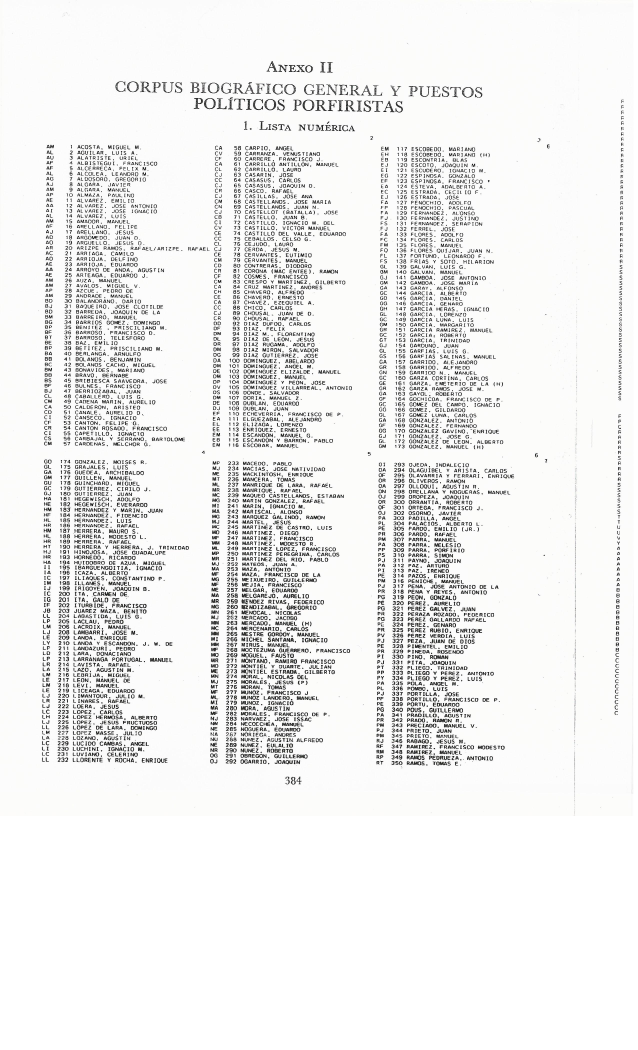
#> input picture images/BaseGuerra0001.jpg, 2550 x 4200 px (shown at 1/4 size)
$ python annuary-ocr.py --input images/BaseGuerra0001.jpg   (Python 2 division)   (older library calls are emulated)
#> lines starting #> are read from the running program, lines starting #| are printed output that depends on the picture; after the words box and inside, x2 and y2 are one past the last pixel; in counts of white or black regions, pixels touching at a corner belong together
#!/usr/bin/python
# -*- coding: utf-8 -*-

import pytesseract
import argparse
import cv2
import numpy as np
import re

# Constants
IMAGE_SCALE = 0.35

ONLY_UPPERCASE_LETTERS = re.compile(u'^[A-Z]*$')
ONLY_NUMBERS           = re.compile(u'^[0-9]*$')
ONLY_UPPERCASE_DOTS    = re.compile(u'^[A-Z. \(\)]*$')

# [10 lines left out: function show_scaled_image, not called in this run]

def binarize_image(image_src):

  gray = cv2.cvtColor(image_src, cv2.COLOR_BGR2GRAY)
  ret, binary = cv2.threshold(gray, 70, 255, cv2.THRESH_BINARY_INV)

  return binary

def find_rows(binary_image, args):

  # Dilate image
  kernel_dilation = np.ones((1, 15), np.uint8)
  image_dilation = cv2.dilate(binary_image, kernel_dilation, iterations=1)

  if args.debug:
    show_scaled_image('rows dilation', image_dilation, IMAGE_SCALE)

  # Close image
  kernel_closing = np.ones((2, 95), np.uint8)
  image_closing = cv2.morphologyEx(image_dilation, cv2.MORPH_CLOSE, kernel_closing)

  if args.debug:
    show_scaled_image('rows closing', image_closing, IMAGE_SCALE)

  # Find contours
  im2, contours, hierarchy = cv2.findContours(image_closing, cv2.RETR_TREE, cv2.CHAIN_APPROX_SIMPLE)

  if args.debug:
    contours_img = draw_contours(binary_image, contours)
    show_scaled_image('contours rows', contours_img, IMAGE_SCALE)

  # Create rows
  rows = []
  for contour in contours:
    row = cv2.boundingRect(contour)

    if (is_valid_row(row)):
      rows.append(row)

  print('Finded ' + str(len(rows)) + ' rows.')

  return rows

def is_valid_row(row):
  w = row[2]
  h = row[3]

  area = w * h
  return (area > 20000) and (h < 60)

# [17 lines left out: functions draw_contours, draw_boxes, not called in this run]

def process_rows(binary_image, rows, args):
  print('Process rows and dump into ' + args.output)

  bad_count = 0

  for i, row in enumerate(rows):
    x, y, w, h = row

    roi = binary_image[y:y+h, x:x+w]

    if args.debug:
      cv2.imwrite('output/row' + str(i) + '.png', roi)

    readed = pytesseract.image_to_string(roi)
    register_str = readed.encode('utf-8')

    try:
      register = parse_register_str(register_str)
      #print register
    except Exception as e:
      #user_input = input()
      print e

      bad_count += 1

  print('Errors in: ' + str(bad_count) + ' registers of: ' + str(len(rows)))

# [34 lines left out: functions parse_register_str, get_register_id, not called in this run]

def process_image(args):
  print('Processing file ' + args.input + '...')

  # Read image source
  print('Readed image source.')
  image_src = cv2.imread(args.input)
  if args.debug:
    show_scaled_image('source', image_src, IMAGE_SCALE)

  # Get binary image
  binary_image = binarize_image(image_src)
  if args.debug:
    show_scaled_image('binary', binary_image, IMAGE_SCALE)

  # Get rows
  rows = find_rows(binary_image, args)
  if args.debug:
    boxes_img = draw_boxes(binary_image, rows, (0, 255, 0))
    show_scaled_image('rows', boxes_img, IMAGE_SCALE)

  # Process rows
  process_rows(binary_image, rows, args)

# Main script
def main():

  # Config parser
  parser = argparse.ArgumentParser(description='Digitalization of Annuary-part from Francois-Xavier Guerra database.')
  parser.add_argument('-i', '--input', help='Input image file', required=True)
  parser.add_argument('-o', '--output', help='Output text file', default='output.txt')
  parser.add_argument('-d', '--debug', help='Debug parameter', action='store_true')

  args = parser.parse_args()
  process_image(args)
#> in process_image, image_src is the input picture: shape (4200, 2550, 3); mean B, G, R 237.8, 238.2, 238.2
#> in binarize_image, `ret, binary = cv2.threshold(gray, 70, 255, cv2.THRESH_BINARY_INV)`:
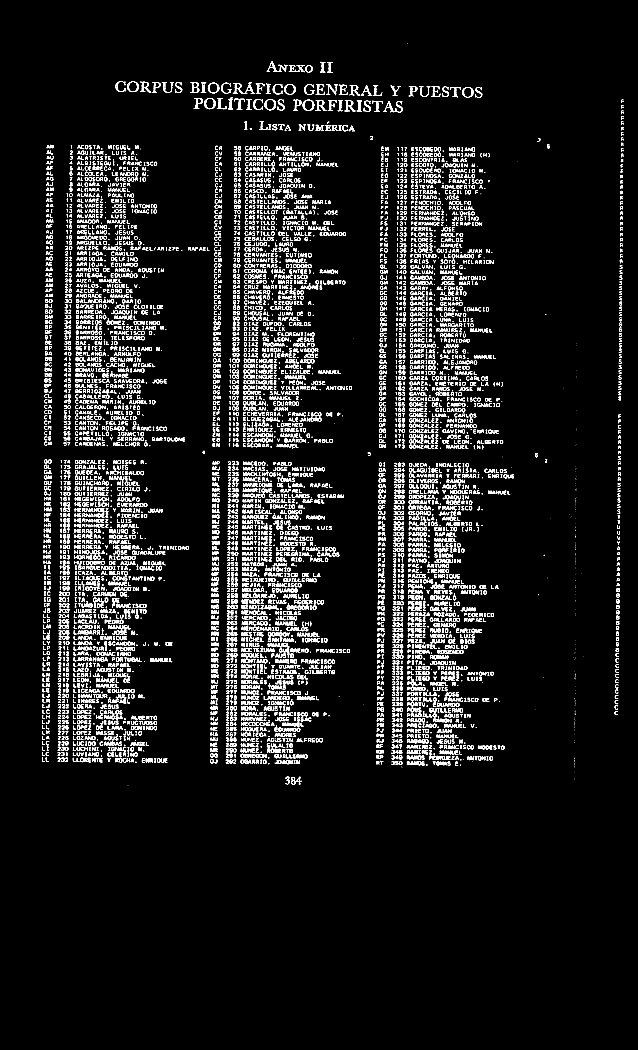
#> binary: shape (4200, 2550) (shown at 1/4 size); 5.1% white in thin lines or dots, all inside (x1, y1, x2, y2) = (168, 173, 2494, 3144)
#> in find_rows, `image_dilation = cv2.dilate(binary_image, kernel_dilation, iterations=1)`:
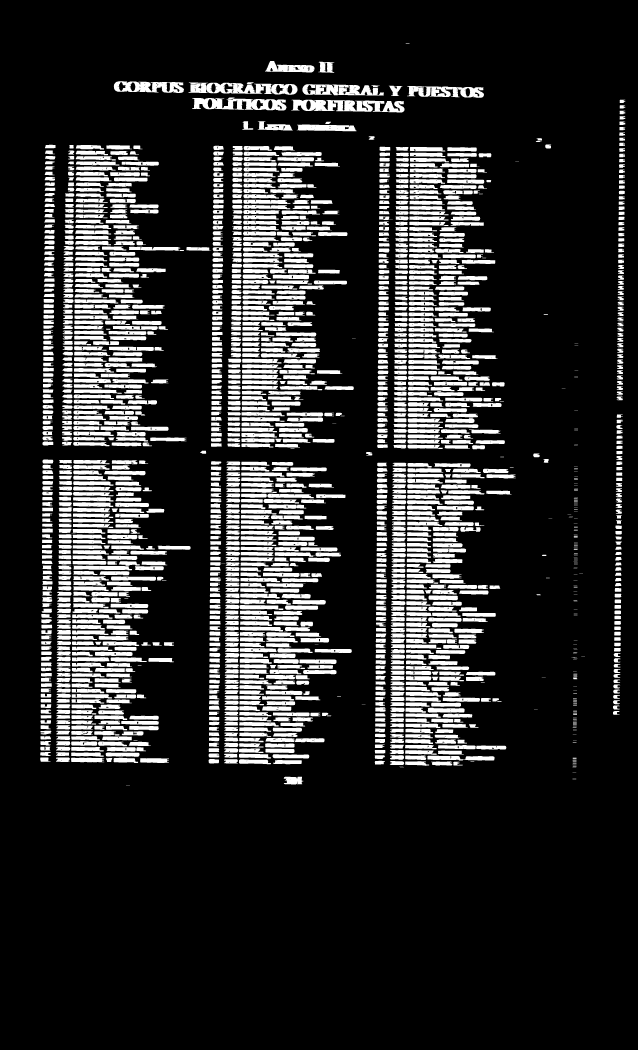
#> image_dilation: shape (4200, 2550) (shown at 1/4 size); 16.7% white; 1937 white regions (159 under 20 px), largest, box (x1, y1, x2, y2) and area: (1165, 399, 1618, 450) 15081, (754, 330, 1190, 379) 12972, (768, 390, 1146, 442) 11925
#> in find_rows, `image_closing = cv2.morphologyEx(image_dilation, cv2.MORPH_CLOSE, kern..`:
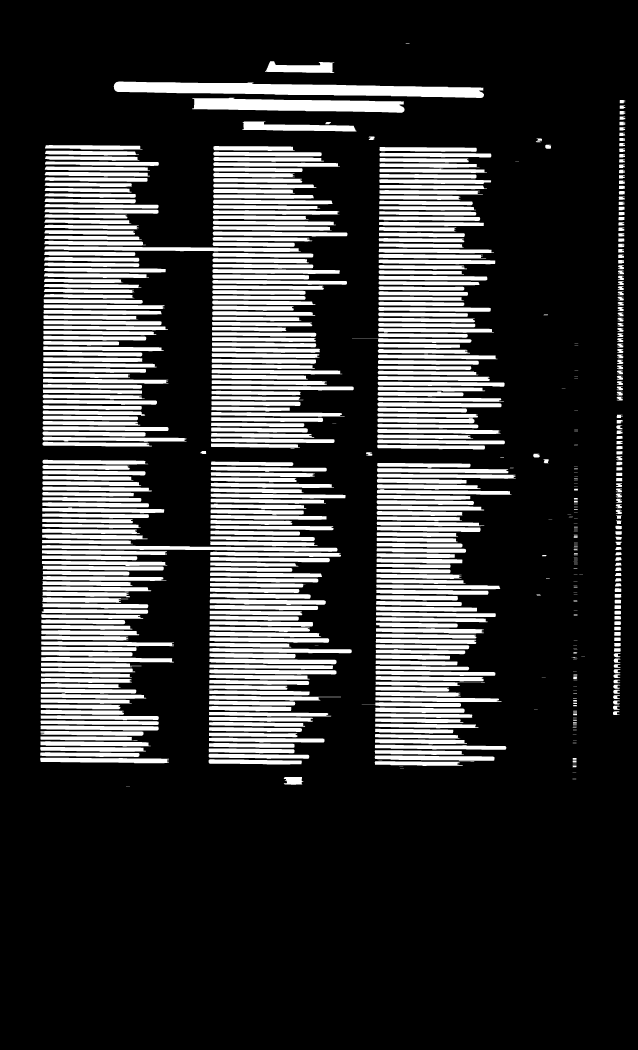
#> image_closing: shape (4200, 2550) (shown at 1/4 size); 20.9% white; 618 white regions (103 under 20 px)
#> in find_rows, `im2, contours, hierarchy = cv2.findContours(image_closing, cv2.RETR_TR..`: contours = 618 contours, 122 with area under 20; largest, box (x1, y1, x2, y2) and area: (455, 326, 1936, 392) 59432, (768, 391, 1618, 451) 35972, (168, 2180, 1350, 2207) 15935, (177, 985, 1203, 1008) 13816, (969, 486, 1426, 526) 10884
#> the loop in find_rows, `for contour in contours:` made 618 passes
#> (row, w in is_valid_row, h in is_valid_row, area in is_valid_row) on passes 4, 13, 14: ((1135, 3108, 78, 31), 78, 31, 2418), ((1499, 3045, 398, 19), 398, 19, 7562), ((2290, 3042, 16, 8), 16, 8, 128)
#> after the loop in find_rows, `for contour in contours:`: rows = [(168, 2180, 1182, 27), (177, 985, 1026, 23)]
#| Finded 2 rows.
#> the loop in process_rows, `for i, row in enumerate(rows):` made 1 pass
#> after the loop in process_rows, `for i, row in enumerate(rows):`: bad_count = 0
#> (the call stopped at in process_rows, `readed = pytesseract.image_to_string(roi)`: pytesseract is not available in this run)

if __name__ == '__main__':
  pytesseract.pytesseract.tesseract_cmd = '/usr/local/bin/tesseract'
  main()

$ run again, on images/BaseGuerra0003.jpg
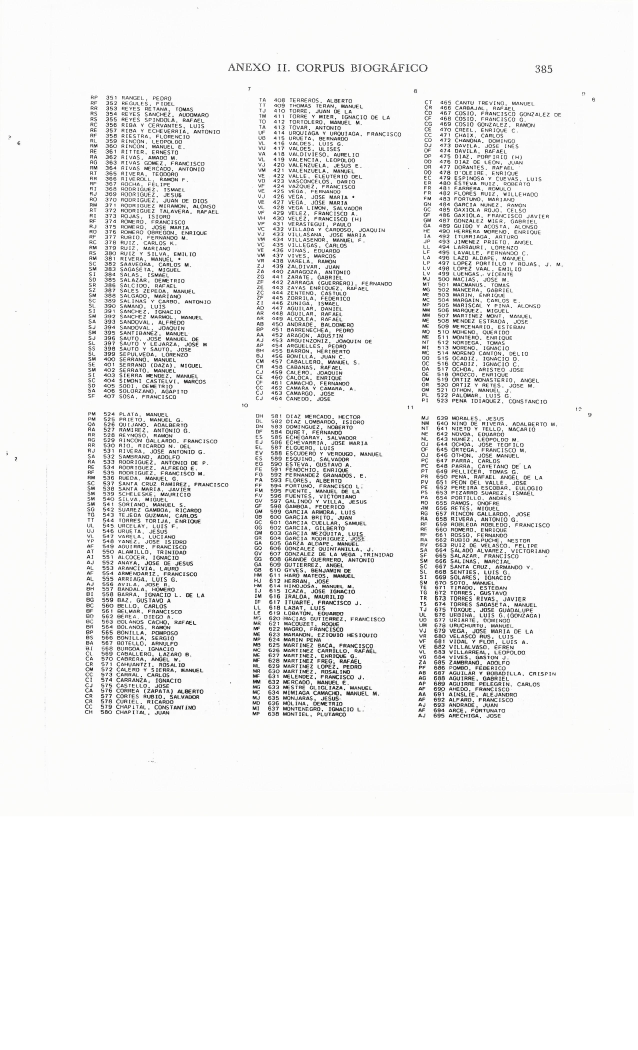
#> input picture images/BaseGuerra0003.jpg, 2550 x 4200 px (shown at 1/4 size)
#> in process_image, image_src is the input picture: shape (4200, 2550, 3); mean B, G, R 239.7, 240, 240
#> in binarize_image, `ret, binary = cv2.threshold(gray, 70, 255, cv2.THRESH_BINARY_INV)`:
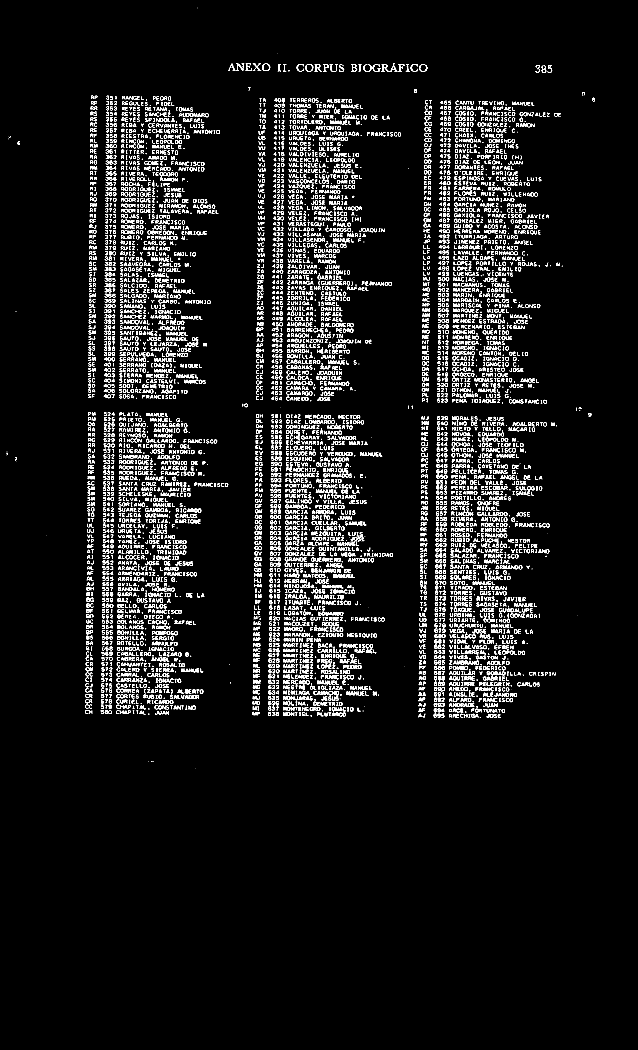
#> binary: shape (4200, 2550) (shown at 1/4 size); 4.4% white in thin lines or dots, all inside (x1, y1, x2, y2) = (27, 31, 2379, 3074)
#> image_dilation: shape (4200, 2550); 15.8% white; 1658 white regions (16 under 20 px), largest, box (x1, y1, x2, y2) and area: (1397, 257, 1716, 288) 7795, (1180, 256, 1384, 287) 4992, (905, 254, 1088, 284) 4436
#> in find_rows, `image_closing = cv2.morphologyEx(image_dilation, cv2.MORPH_CLOSE, kern..`:
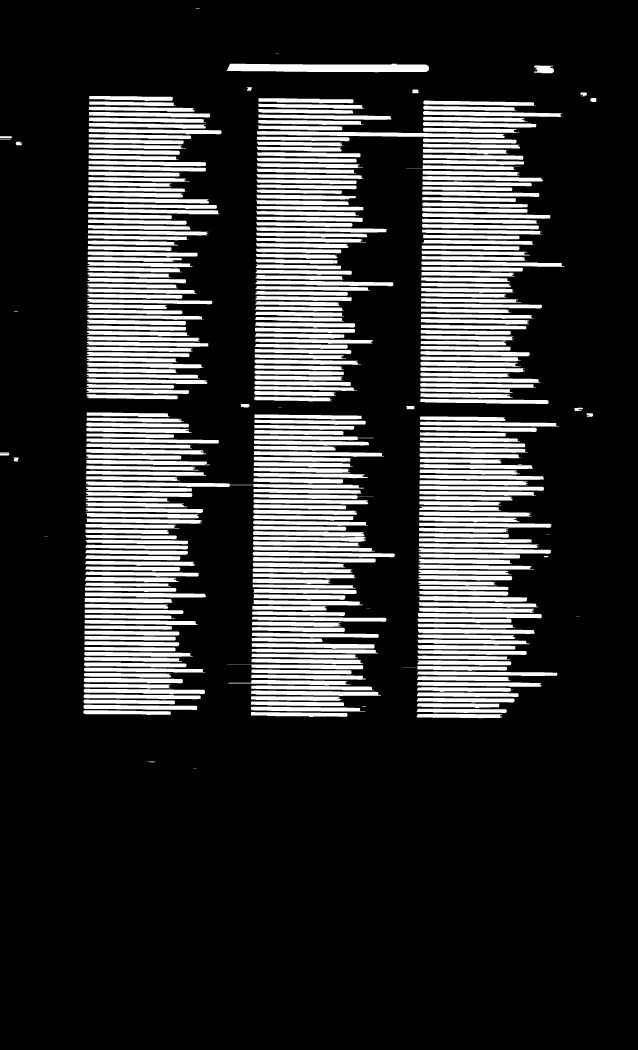
#> image_closing: shape (4200, 2550) (shown at 1/4 size); 19.5% white; 371 white regions (8 under 20 px)
#> contours = 371 contours, 13 with area under 20; largest, box (x1, y1, x2, y2) and area: (905, 255, 1716, 289) 22990, (1028, 524, 2019, 552) 13943, (343, 1926, 1456, 1954) 13531, (1011, 2207, 1579, 2229) 7798, (1692, 444, 2250, 468) 7763
#> the loop in find_rows, `for contour in contours:` made 371 passes
#> (row, w in is_valid_row, h in is_valid_row, area in is_valid_row) on passes 2 to 4: ((587, 3046, 35, 3), 35, 3, 105), ((1667, 2855, 342, 18), 342, 18, 6156), ((1004, 2848, 386, 20), 386, 20, 7720)
#> after the loop in find_rows, `for contour in contours:`: rows = [(343, 1926, 1113, 28), (1028, 524, 991, 28), (905, 255, 811, 34)]
#| Finded 3 rows.
#> the loop in process_rows, `for i, row in enumerate(rows):` made 1 pass
#> after the loop in process_rows, `for i, row in enumerate(rows):`: bad_count = 0

$ run again, on images/BaseGuerra0004.jpg
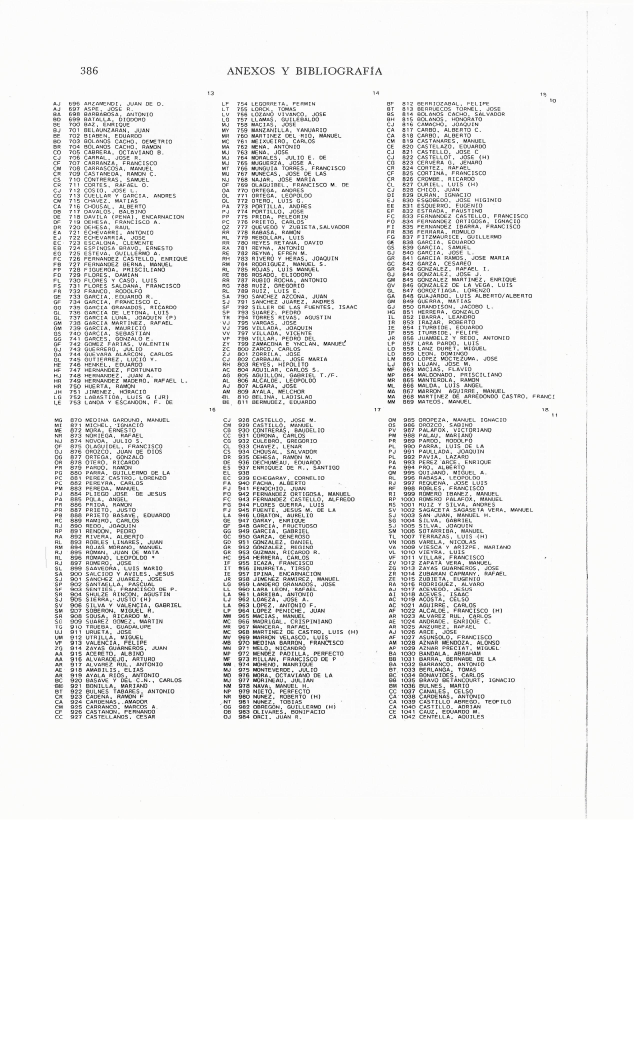
#> input picture images/BaseGuerra0004.jpg, 2550 x 4200 px (shown at 1/4 size)
#> in process_image, image_src is the input picture: shape (4200, 2550, 3); mean B, G, R 239.8, 240.1, 240.1
#> in binarize_image, `ret, binary = cv2.threshold(gray, 70, 255, cv2.THRESH_BINARY_INV)`:
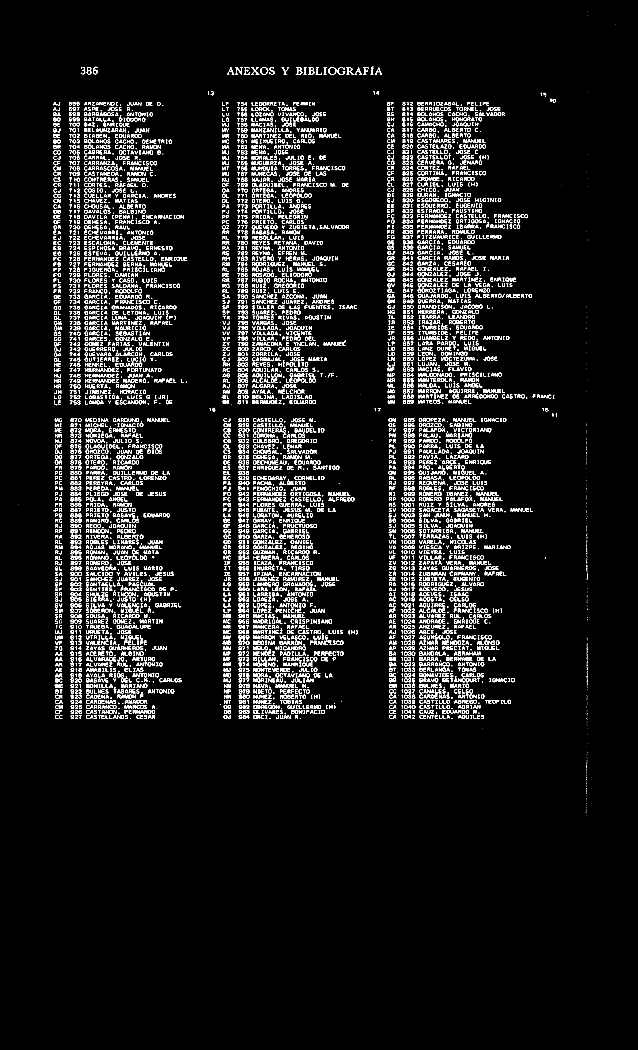
#> binary: shape (4200, 2550) (shown at 1/4 size); 4.3% white in thin lines or dots, all inside (x1, y1, x2, y2) = (73, 45, 2462, 3263)
#> image_dilation: shape (4200, 2550); 16% white; 1916 white regions (234 under 20 px), largest, box (x1, y1, x2, y2) and area: (1176, 267, 1535, 299) 8706, (902, 269, 1105, 298) 5013, (1894, 1175, 2135, 1192) 3570
#> image_closing: shape (4200, 2550); 19.7% white; 543 white regions (99 under 20 px)
#> contours = 543 contours, 118 with area under 20; largest, box (x1, y1, x2, y2) and area: (902, 268, 1535, 300) 17394, (1549, 2458, 1972, 2496) 12134, (1544, 1578, 2224, 1596) 9662, (1543, 1176, 2135, 1194) 8840, (887, 2521, 1438, 2539) 8293
#> the loop in find_rows, `for contour in contours:` made 543 passes
#> (row, w in is_valid_row, h in is_valid_row, area in is_valid_row) on passes 2, 16, 17: ((2336, 3249, 16, 3), 16, 3, 48), ((2337, 3153, 16, 8), 16, 8, 128), ((2337, 3143, 16, 4), 16, 4, 64)
#> after the loop in find_rows, `for contour in contours:`: rows = [(902, 268, 633, 32)]
#| Finded 1 rows.
#> the loop in process_rows, `for i, row in enumerate(rows):` made 1 pass
#> pass 1, in process_rows, `roi = binary_image[y:y+h, x:x+w]`:
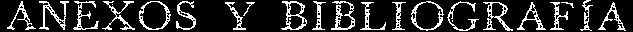
#> roi: shape (32, 633); 17.2% white in thin lines or dots
#> after the loop in process_rows, `for i, row in enumerate(rows):`: bad_count = 0
